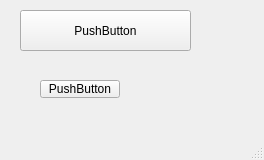
<?xml version="1.0" encoding="UTF-8"?>
<ui version="4.0">
 <class>MainWindow</class>
 <widget class="QMainWindow" name="MainWindow">
  <property name="geometry">
   <rect>
    <x>0</x>
    <y>0</y>
    <width>264</width>
    <height>160</height>
   </rect>
  </property>
  <property name="windowTitle">
   <string>MainWindow</string>
  </property>
  <widget class="QWidget" name="centralwidget">
   <widget class="QPushButton" name="pushButton">
    <property name="geometry">
     <rect>
      <x>20</x>
      <y>10</y>
      <width>171</width>
      <height>41</height>
     </rect>
    </property>
    <property name="text">
     <string>PushButton</string>
    </property>
   </widget>
   <widget class="QPushButton" name="pushButton_2">
    <property name="geometry">
     <rect>
      <x>40</x>
      <y>80</y>
      <width>80</width>
      <height>18</height>
     </rect>
    </property>
    <property name="text">
     <string>PushButton</string>
    </property>
   </widget>
  </widget>
  <widget class="QMenuBar" name="menubar">
   <property name="geometry">
    <rect>
     <x>0</x>
     <y>0</y>
     <width>264</width>
     <height>17</height>
    </rect>
   </property>
  </widget>
  <widget class="QStatusBar" name="statusbar"/>
 </widget>
 <resources/>
 <connections/>
</ui>
